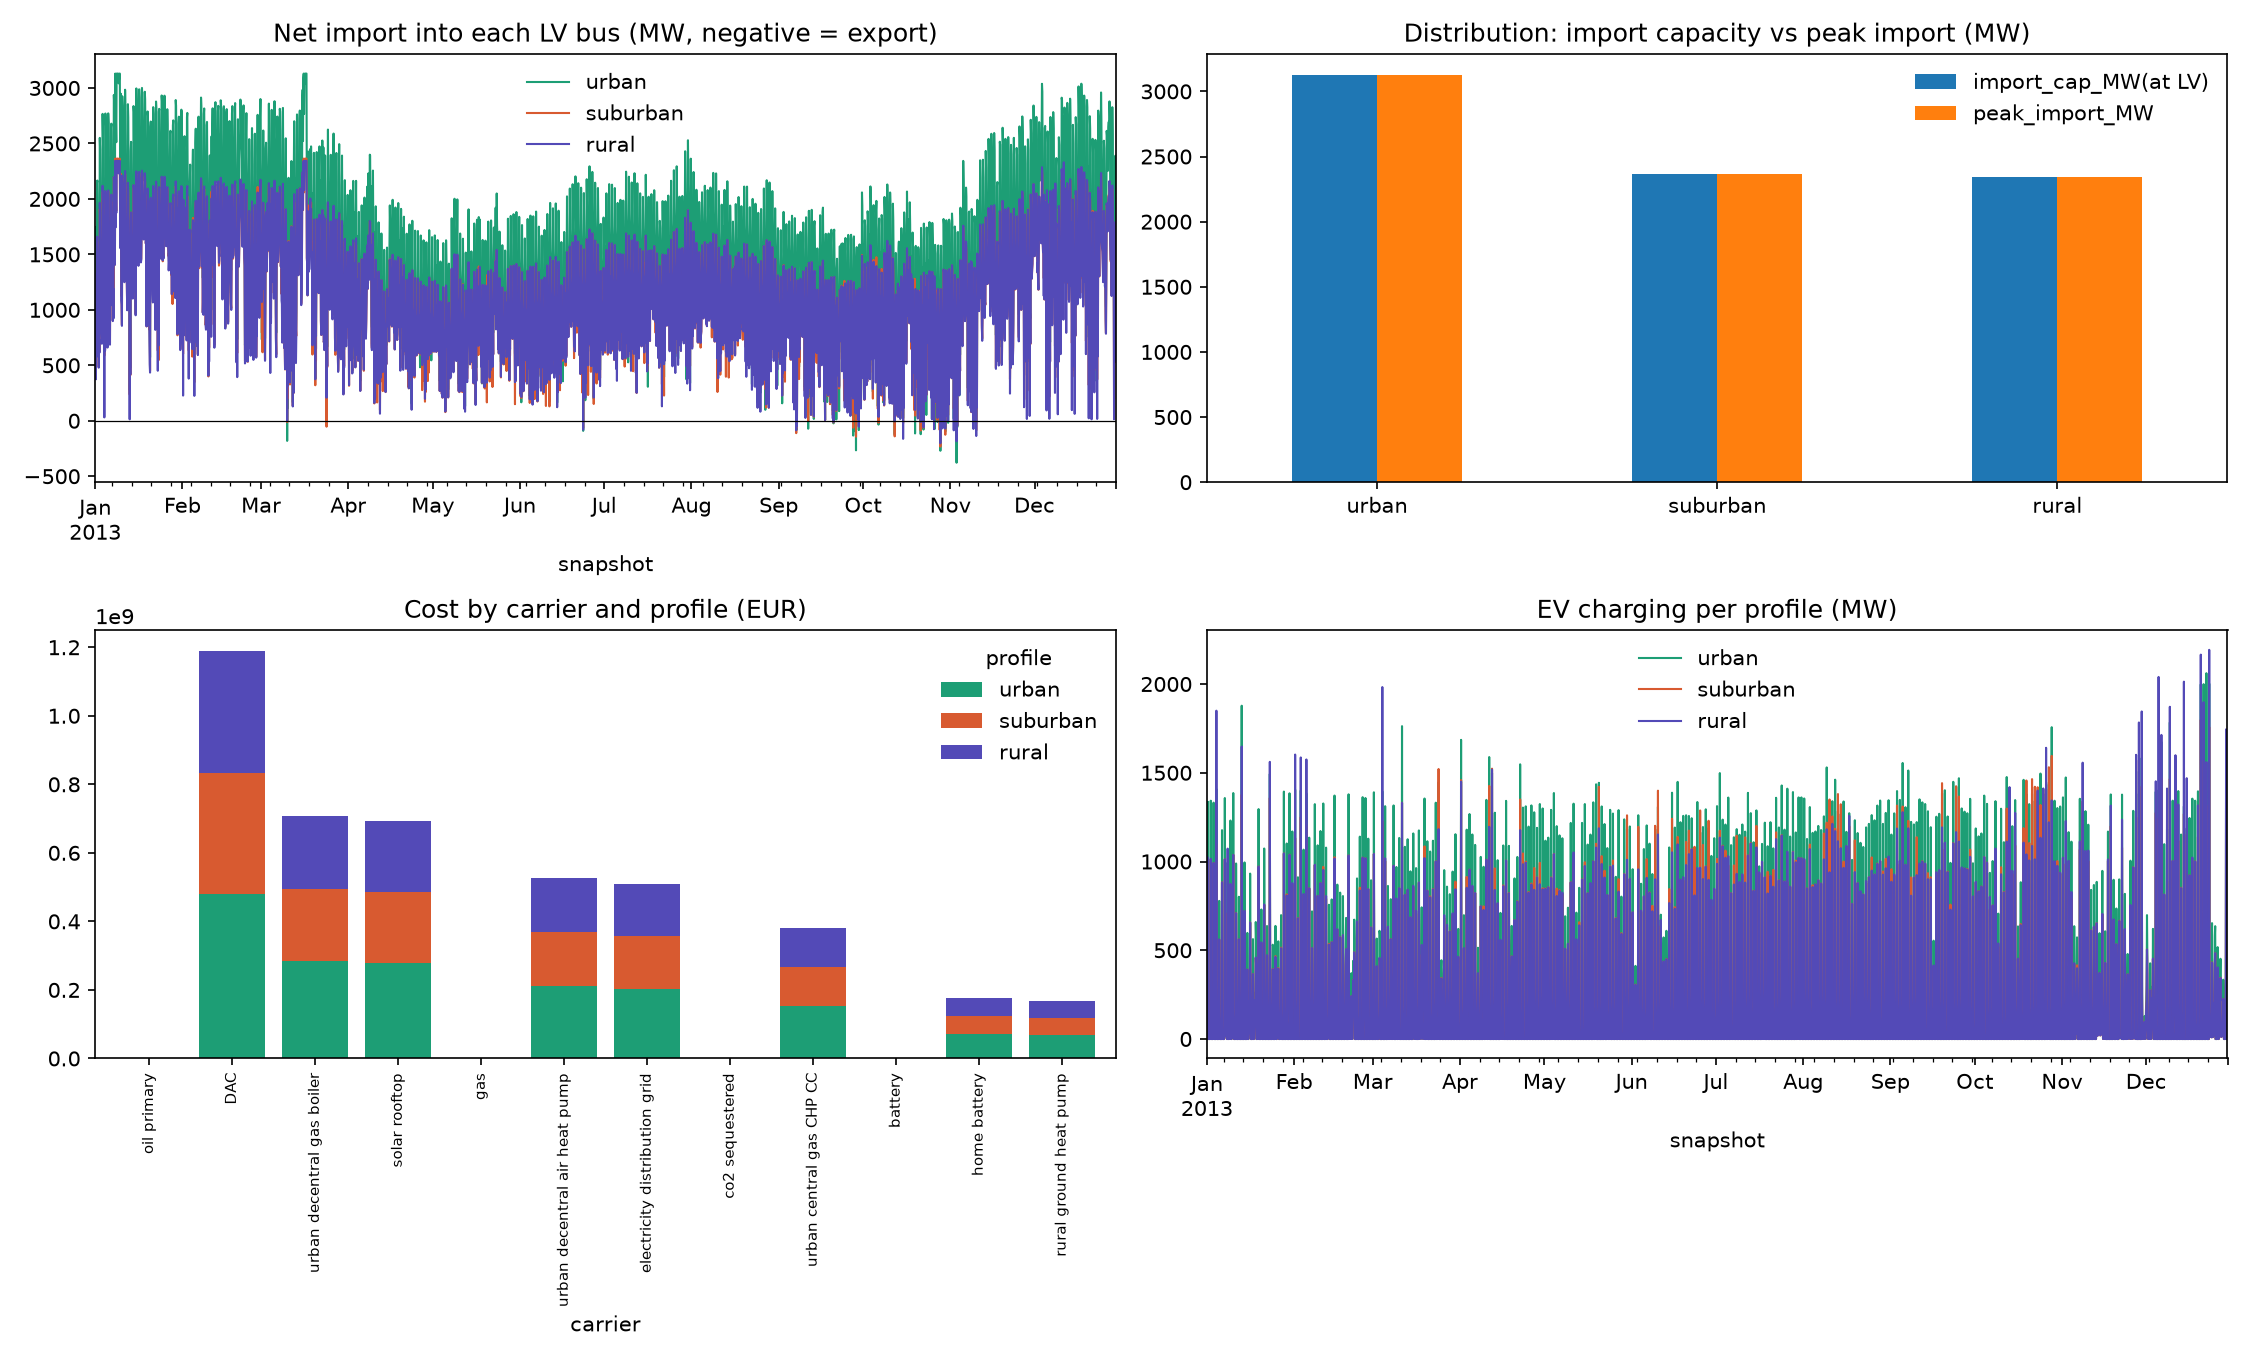

Write the Python code that produced this figure.
"""Statistics of a solved 3-profile split network (lv_split_profiles).

Usage:  python split_stats.py split.nc [unsplit.nc] [node-prefix]
        node-prefix is optional ("GR0 0"); default = whole network.
        With unsplit.nc, section 7 compares totals split vs unsplit in %.
Needs:  pip install pypsa pandas matplotlib

Writes tables and figures to experiments/results/findings/split_stats/.

Sections
  1. Capacities by carrier x profile (and each profile's % of the carrier total)
  2. Distribution links: import/export capacity, peaks, loading, hours at limit
  3. Energy balance of each profile's LV bus (supply / demand by carrier, GWh)
  4. Heat balance of each profile's heat buses
  5. Cost by profile and carrier (capex + opex, sanity-checked against objective)
  6. EV: charging, V2G, peak per profile and coincident peak
Conventions: profile = last word of a component/bus name (urban, suburban, rural),
anything else = "shared". Positive flow in balances = supply into the bus.
"""
import os
import sys
import pandas as pd
import matplotlib.pyplot as plt
import pypsa

PROFILES = ["urban", "suburban", "rural"]
DIST = "electricity distribution grid"
EV_CHARGER, EV_V2G = "BEV charger", "V2G"
OUT = "experiments/results/findings/split_stats"


def capex_of(comp, df, attr):
    """Capex as the objective pays it: extendable assets only, and (except stores)
    only the capacity above the installed minimum -- that part is objective_constant."""
    ext = df[attr.replace("_opt", "_extendable")].astype(bool)
    opt = df[attr].replace([float("inf"), -float("inf")], 0)
    lo = 0 if comp == "stores" else df[attr.replace("_opt", "_min")].replace([float("inf")], 0)
    return ((opt - lo).clip(lower=0) * df.capital_cost * ext).fillna(0)


def profile_of(name):
    s = str(name).strip().lower()
    for p in PROFILES:
        if s.endswith(" " + p):
            return p
    return "shared"


def port_cols(n):
    return [c for c in n.links.columns if c.startswith("bus") and c[3:].isdigit()]


def link_profile(n, links):
    ports = port_cols(n)
    out = []
    for _, r in links.iterrows():
        p = next((profile_of(r[c]) for c in ports
                  if isinstance(r[c], str) and r[c] and profile_of(r[c]) != "shared"), None)
        out.append(p or profile_of(r.name))
    return pd.Series(out, index=links.index)


def injections(n, bus):
    """Time series of power injected INTO `bus` by every attached component,
    one column per (component type, carrier). Loads are negative."""
    cols = {}

    def add(key, s):
        cols[key] = cols[key] + s if key in cols else s

    g = n.generators[n.generators.bus == bus]
    for name, r in g.iterrows():
        add(("generator", r.carrier), n.generators_t.p[name])
    for name, r in n.loads[n.loads.bus == bus].iterrows():
        add(("load", r.carrier), -n.loads_t.p[name])
    for name, r in n.stores[n.stores.bus == bus].iterrows():
        add(("store", r.carrier), n.stores_t.p[name])
    for name, r in n.storage_units[n.storage_units.bus == bus].iterrows():
        add(("storage unit", r.carrier), n.storage_units_t.p[name])
    for port in port_cols(n):
        i = port[3:]
        sel = n.links[n.links[port] == bus]
        if i == "0":
            flow = n.links_t.p0
        else:
            flow = getattr(n.links_t, "p" + i)
        for name, r in sel.iterrows():
            add(("link", r.carrier), -flow[name])
    return pd.DataFrame(cols)


def balance_table(n, buses, w):
    rows = {}
    for b in buses:
        inj = injections(n, b)
        if inj.empty:
            continue
        gwh = inj.mul(w, axis=0).sum() / 1e3
        gwh.index = [f"{c} | {k}" for c, k in gwh.index]
        rows[b] = gwh
    return pd.DataFrame(rows).fillna(0)


def totals(n, prefix):
    """Profile-free totals so split and unsplit are directly comparable."""
    w = n.snapshot_weightings.generators
    keep = lambda df: df.loc[[i for i in df.index if str(i).startswith(prefix)]]
    cap = {}
    for comp, attr in [("generators", "p_nom_opt"), ("links", "p_nom_opt"), ("stores", "e_nom_opt")]:
        df = keep(getattr(n, comp))
        for car, v in df.groupby("carrier")[attr].sum().items():
            cap[(comp, car)] = v
    dl = keep(n.links[n.links.carrier == DIST])
    into = 0 * w
    for name, r in dl.iterrows():
        lv_is_1 = n.buses.at[r.bus1, "carrier"] == "low voltage"
        into = into - (n.links_t.p1[name] if lv_is_1 else n.links_t.p0[name])
    imp = into.clip(lower=0)
    chg = keep(n.links[n.links.carrier == EV_CHARGER]).index
    v2g = keep(n.links[n.links.carrier == EV_V2G]).index
    c = n.links_t.p0[chg].sum(axis=1)
    key = {
        "distribution cap (MW)": dl.p_nom_opt.sum(),
        "coincident peak import (MW)": imp.max(),
        "import (GWh)": (imp * w).sum() / 1e3,
        "EV charge (GWh)": (c * w).sum() / 1e3,
        "EV V2G (GWh)": (n.links_t.p0[v2g].sum(axis=1) * w).sum() / 1e3,
        "EV coincident peak (MW)": c.max(),
        "objective (EUR)": n.objective,
    }
    cost = {}
    for comp, attr in [("generators", "p_nom_opt"), ("links", "p_nom_opt"), ("stores", "e_nom_opt"),
                       ("storage_units", "p_nom_opt")]:
        df = keep(getattr(n, comp))
        capex = capex_of(comp, df, attr)
        flow = {"generators": n.generators_t.p, "links": n.links_t.p0,
                "storage_units": n.storage_units_t.p_dispatch,
                "stores": n.stores_t.p}.get(comp)
        opex = pd.Series(0.0, index=df.index)
        if flow is not None:
            cols = [x for x in df.index if x in flow.columns]
            opex[cols] = flow[cols].mul(w, axis=0).mul(df.loc[cols, "marginal_cost"], axis=1).sum()
        for car, v in (capex + opex).groupby(df.carrier).sum().items():
            cost[car] = cost.get(car, 0) + v
    return key, pd.Series(cap), pd.Series(cost)


def compare(split, unsplit, prefix):
    pct = lambda a, b: 100 * (b - a) / a if a else float("nan")
    ks, cs, ds = totals(split, prefix)
    ku, cu, du = totals(unsplit, prefix)
    t = pd.DataFrame({"unsplit": ku, "split": ks})
    t["diff_%"] = [pct(a, b) for a, b in zip(t.unsplit, t.split)]
    print("\n== 7a. Key totals: split vs unsplit ==")
    print(t.round(2).to_string())
    c = pd.concat([cu, cs], axis=1, keys=["unsplit", "split"]).fillna(0)
    c = c[c.abs().max(axis=1) > 1e-6]
    c["diff_%"] = [pct(a, b) for a, b in zip(c.unsplit, c.split)]
    c["diff_abs"] = c.split - c.unsplit
    c = c.reindex(c.diff_abs.abs().sort_values(ascending=False).index)
    print("\n== 7b. Installed capacity by carrier (MW / MWh), largest absolute change first ==")
    print(c.head(25).round(2).to_string())
    k = pd.concat([du, ds], axis=1, keys=["unsplit", "split"]).fillna(0)
    k = k[k.abs().max(axis=1) > 0.005 * k.abs().sum().max()]
    k["diff_%"] = [pct(a, b) for a, b in zip(k.unsplit, k.split)]
    k["diff_EUR"] = k.split - k.unsplit
    k = k.reindex(k.diff_EUR.abs().sort_values(ascending=False).index)
    print("\n== 7c. Cost by carrier (EUR) ==")
    print(k.round(1).to_string())
    t.round(3).to_csv(f"{OUT}/7a_totals_vs_unsplit.csv")
    c.round(3).to_csv(f"{OUT}/7b_capacity_vs_unsplit.csv")
    k.round(1).to_csv(f"{OUT}/7c_cost_vs_unsplit.csv")
    fig, ax = plt.subplots(1, 2, figsize=(15, 5))
    t["diff_%"].drop("objective (EUR)").plot.bar(ax=ax[0], rot=30, title="Key totals: split vs unsplit, %")
    k["diff_%"].plot.bar(ax=ax[1], title="Cost by carrier: split vs unsplit, %")
    for a in ax:
        a.axhline(0, c="k", lw=.8)
    fig.tight_layout()
    fig.savefig(f"{OUT}/split_vs_unsplit.png", dpi=150)


def main():
    args = sys.argv[1:]
    ncs = [a for a in args if a.endswith(".nc")]
    rest = [a for a in args if not a.endswith(".nc")]
    path = ncs[0]
    unsplit_path = ncs[1] if len(ncs) > 1 else None
    prefix = rest[0] if rest else ""
    os.makedirs(OUT, exist_ok=True)
    n = pypsa.Network(path)
    w = n.snapshot_weightings.generators
    keep = lambda names: [x for x in names if str(x).startswith(prefix)]

    # ---- 1. capacities ---------------------------------------------------------
    rows = []
    for comp, attr, unit in [("generators", "p_nom_opt", "MW"), ("links", "p_nom_opt", "MW"),
                             ("stores", "e_nom_opt", "MWh")]:
        df = getattr(n, comp)
        df = df.loc[keep(df.index)]
        prof = link_profile(n, df) if comp == "links" else df.bus.map(profile_of)
        t = pd.DataFrame({"carrier": df.carrier, "profile": prof, "value": df[attr], "unit": unit,
                          "component": comp})
        rows.append(t)
    cap = pd.concat(rows)
    cap_t = cap.pivot_table(index=["component", "carrier", "unit"], columns="profile",
                            values="value", aggfunc="sum", fill_value=0)
    for p in PROFILES + ["shared"]:
        if p not in cap_t:
            cap_t[p] = 0.0
    cap_t = cap_t[PROFILES + ["shared"]]
    cap_t["total"] = cap_t.sum(axis=1)
    pct = cap_t[PROFILES].div(cap_t[PROFILES].sum(axis=1).replace(0, float("nan")), axis=0) * 100
    pct.columns = [f"{c} %" for c in PROFILES]
    cap_out = pd.concat([cap_t, pct], axis=1)
    cap_out = cap_out[cap_out["total"].abs() > 1e-6]
    cap_out.round(2).to_csv(f"{OUT}/1_capacities.csv")
    print("\n== 1. Capacities by carrier x profile (% = profile's share of the profile total) ==")
    print(cap_out.round(1).to_string())

    # ---- 2. distribution links --------------------------------------------------
    dl = n.links[(n.links.carrier == DIST)]
    dl = dl.loc[keep(dl.index)]
    dprof = link_profile(n, dl)
    ts = {}
    drows = {}
    for p in PROFILES:
        lv_in_cap = lv_out_cap = 0.0
        into_lv = 0 * w
        for name in dl.index[dprof == p]:
            r = dl.loc[name]
            if profile_of(r.bus1) == p:      # AC -> LV (import)
                lv_in_cap += r.p_nom_opt * r.efficiency      # delivered MW at LV
                into_lv = into_lv - n.links_t.p1[name]
            else:                            # LV -> AC (export link, LV at bus0)
                lv_out_cap += r.p_nom_opt
                into_lv = into_lv - n.links_t.p0[name]
        ts[p] = into_lv
        imp = into_lv.clip(lower=0)
        exp = (-into_lv).clip(lower=0)
        drows[p] = {
            "import_cap_MW(at LV)": lv_in_cap, "export_cap_MW": lv_out_cap,
            "peak_import_MW": imp.max(), "peak_export_MW": exp.max(),
            "import_GWh": (imp * w).sum() / 1e3, "export_GWh": (exp * w).sum() / 1e3,
            "load_factor_import_%": 100 * (imp * w).sum() / max(lv_in_cap * w.sum(), 1e-9),
            "peak/cap_%": 100 * imp.max() / max(lv_in_cap, 1e-9),
            "hours_>95%_of_cap": float(((imp >= 0.95 * lv_in_cap) & (lv_in_cap > 0)).mul(w).sum()),
        }
    dist = pd.DataFrame(drows).T
    ts_df = pd.DataFrame(ts)
    tot = ts_df.sum(axis=1)
    dist.loc["sum of profiles"] = dist.sum()
    dist.loc["sum of profiles", ["peak_import_MW", "peak_export_MW"]] = [
        tot.clip(lower=0).max(), (-tot).clip(lower=0).max()]
    dist.loc["sum of profiles", ["load_factor_import_%", "hours_>95%_of_cap", "peak/cap_%"]] = float("nan")
    dist.round(2).to_csv(f"{OUT}/2_distribution.csv")
    ts_df.to_csv(f"{OUT}/2_net_import_to_LV_timeseries.csv")
    print("\n== 2. Distribution links (peak of the 'sum' row is the COINCIDENT peak) ==")
    print(dist.round(1).to_string())
    print("   sum of individual peaks:", round(dist.loc[PROFILES, "peak_import_MW"].sum(), 1),
          "MW  vs coincident:", round(dist.loc["sum of profiles", "peak_import_MW"], 1), "MW")

    # ---- 3. LV balance ----------------------------------------------------------
    lv = [b for b in n.buses.index if n.buses.at[b, "carrier"] == "low voltage" and b.startswith(prefix)]
    bal = balance_table(n, lv, w)
    bal.columns = [profile_of(c) if profile_of(c) != "shared" else c for c in bal.columns]
    bal = bal.T.groupby(level=0).sum().T
    bal.round(2).to_csv(f"{OUT}/3_LV_balance_GWh.csv")
    print("\n== 3. LV bus energy balance, GWh (+ supply into LV, - demand/withdrawal) ==")
    print(bal.round(1).to_string())

    # ---- 4. heat balance --------------------------------------------------------
    hb = [b for b in n.buses.index if "heat" in n.buses.at[b, "carrier"] and b.startswith(prefix)]
    heat = balance_table(n, hb, w)
    heat.columns = [str(c) for c in heat.columns]
    heat.round(2).to_csv(f"{OUT}/4_heat_balance_GWh.csv")
    by_p = heat.T.groupby(lambda c: profile_of(c)).sum().T
    print("\n== 4. Heat balance (all heat buses summed per profile), GWh ==")
    print(by_p.round(1).to_string())

    # ---- 5. cost by profile -----------------------------------------------------
    crow = []
    for comp, attr in [("generators", "p_nom_opt"), ("links", "p_nom_opt"),
                       ("stores", "e_nom_opt"), ("storage_units", "p_nom_opt"), ("lines", "s_nom_opt")]:
        df = getattr(n, comp)
        df = df.loc[keep(df.index)]
        if df.empty:
            continue
        capex = capex_of(comp, df, attr)
        flow = {"generators": n.generators_t.p, "links": n.links_t.p0,
                "storage_units": n.storage_units_t.p_dispatch,
                "stores": n.stores_t.p}.get(comp)
        opex = pd.Series(0.0, index=df.index)
        if flow is not None:
            cols = [c for c in df.index if c in flow.columns]
            opex[cols] = flow[cols].mul(w, axis=0).mul(df.loc[cols, "marginal_cost"], axis=1).sum()
        if comp == "links":
            prof = link_profile(n, df)
        elif comp == "lines":
            prof = pd.Series("shared", index=df.index)
        else:
            prof = df.bus.map(profile_of)
        crow.append(pd.DataFrame({"carrier": df.carrier, "profile": prof, "capex": capex, "opex": opex}))
    cost = pd.concat(crow)
    cost["total"] = cost.capex + cost.opex
    cp = cost.pivot_table(index="carrier", columns="profile", values="total", aggfunc="sum", fill_value=0)
    for p in PROFILES + ["shared"]:
        if p not in cp:
            cp[p] = 0.0
    cp = cp[PROFILES + ["shared"]]
    cp["total"] = cp.sum(axis=1)
    cp = cp.sort_values("total", ascending=False)
    cp.round(0).to_csv(f"{OUT}/5_cost_by_profile.csv")
    top = cp[cp.total.abs() > 0.005 * cp.total.abs().sum()]
    print("\n== 5. Cost by carrier x profile (EUR, capex + opex), carriers > 0.5% ==")
    print(top.round(0).to_string())
    print(f"   component-sum {cost.total.sum():,.0f} vs objective {n.objective:,.0f} "
          "(should now match to ~0)")
    pc = cost.groupby("profile").total.sum()
    print("   per profile:", {k: f"{v / pc.sum() * 100:.1f}%" for k, v in pc.items()})

    # ---- 6. EV -------------------------------------------------------------------
    ev = n.links[n.links.carrier.isin([EV_CHARGER, EV_V2G])]
    ev = ev.loc[keep(ev.index)]
    eprof = link_profile(n, ev)
    erow, ets = {}, {}
    for p in PROFILES:
        ch = ev.index[(eprof == p) & (ev.carrier == EV_CHARGER)]
        vg = ev.index[(eprof == p) & (ev.carrier == EV_V2G)]
        c = n.links_t.p0[ch].sum(axis=1)
        v = n.links_t.p0[vg].sum(axis=1)       # V2G: bus0 = EV battery, p0 = battery output
        ets[p] = c
        erow[p] = {"charge_GWh": (c * w).sum() / 1e3, "v2g_GWh": (v * w).sum() / 1e3,
                   "charger_cap_MW": n.links.loc[ch, "p_nom_opt"].sum(),
                   "peak_charge_MW": c.max(),
                   "charge_at_peak_LV_%": 100 * c[ts_df[p].idxmax()] / max(c.max(), 1e-9)}
    evt = pd.DataFrame(erow).T
    ev_ts = pd.DataFrame(ets)
    evt.loc["sum of profiles"] = evt.sum()
    evt.loc["sum of profiles", "peak_charge_MW"] = ev_ts.sum(axis=1).max()
    evt.loc["sum of profiles", "charge_at_peak_LV_%"] = float("nan")
    evt.round(2).to_csv(f"{OUT}/6_ev.csv")
    ev_ts.to_csv(f"{OUT}/6_ev_charging_timeseries.csv")
    print("\n== 6. EV per profile ==")
    print(evt.round(1).to_string())

    # ---- figure -----------------------------------------------------------------
    colors = {"urban": "#1D9E75", "suburban": "#D85A30", "rural": "#534AB7"}
    fig, ax = plt.subplots(2, 2, figsize=(15, 9))
    ts_df.plot(ax=ax[0, 0], color=[colors[c] for c in ts_df.columns], lw=1)
    ax[0, 0].axhline(0, c="k", lw=.6)
    ax[0, 0].set_title("Net import into each LV bus (MW, negative = export)")
    dist.loc[PROFILES, ["import_cap_MW(at LV)", "peak_import_MW"]].plot.bar(ax=ax[0, 1], rot=0)
    ax[0, 1].set_title("Distribution: import capacity vs peak import (MW)")
    top.drop(columns=["total", "shared"]).head(12).plot.bar(
        ax=ax[1, 0], stacked=True, color=[colors[c] for c in PROFILES], width=.8)
    ax[1, 0].set_title("Cost by carrier and profile (EUR)")
    ax[1, 0].tick_params(axis="x", labelsize=7)
    ev_ts.plot(ax=ax[1, 1], color=[colors[c] for c in ev_ts.columns], lw=1)
    ax[1, 1].set_title("EV charging per profile (MW)")
    fig.tight_layout()
    fig.savefig(f"{OUT}/split_stats.png", dpi=150)
    if unsplit_path:
        compare(n, pypsa.Network(unsplit_path), prefix)
    print(f"\nTables and figures in {OUT}/")


if __name__ == "__main__":
    main()
